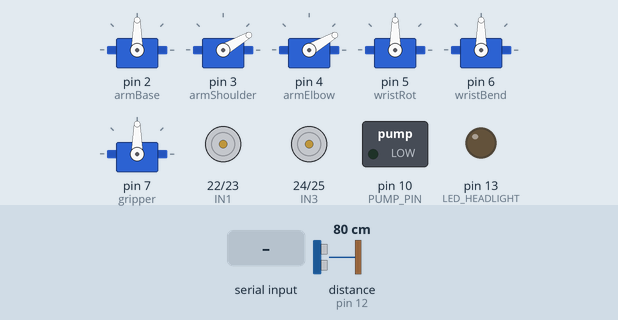
Recording of a sketch running on a simulated Arduino Mega 2560, built with avr-gcc and run on an emulated ATmega2560. Shown: 6 × servo, motor-driver pin pairs drawn as motors (green arrow = first pin HIGH = forward, orange = second pin HIGH = backward, longer = more drive, scaled by the enable pin), switched loads named in the sketch (green lamp = pin HIGH), output pins drawn as LEDs (lit = HIGH). Wiring (inferred from the names in the program): ultrasonic range finder: trigger pin 11; echo pin 12. The inputs (shaded band) are chosen by the test bench; at power-on: distance to the obstacle (sensor on pin 12) 80 cm. The echo pulse lasts 58.3 µs per cm; pins used as bus, display or sensor lines are not drawn.

Above: at 1.2 s.
1.3 s: distance to the obstacle (sensor on pin 12) set to 33 cm
2.8 s: distance to the obstacle (sensor on pin 12) set to 27 cm
At 4.2 s:
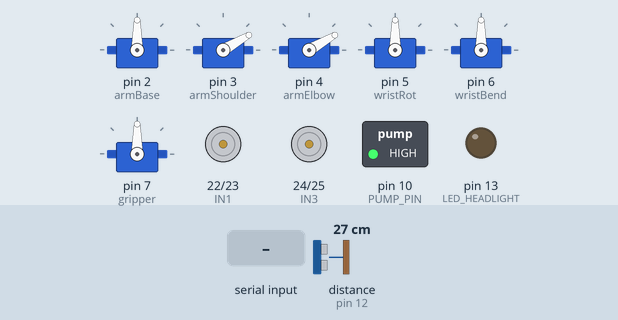
5.8 s: "F" received over Serial
8.3 s: "B" received over Serial
10.3 s: "L" received over Serial
12.3 s: "R" received over Serial
Timing chart, 0 to 15.3 s (numbered marks = the images above; inputs shaded):
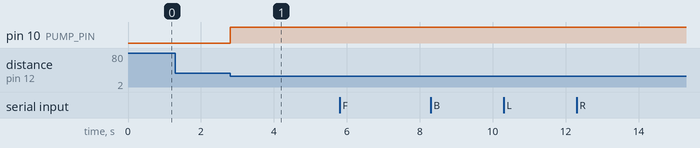

Measured:
- the behaviour switches between 31 and 30 cm on distance to the obstacle (sensor on pin 12) (found by bisection; images 0 and 1)
- after the input at 1.3 s, every drawn part: stays the same
- after the input at 2.8 s, pin 10 (PUMP_PIN): LOW → HIGH at once

The sketch:

4_wheeler_robot.ino
```cpp
#include <Servo.h>

// --- Motor Driver Pins (L298N) ---
#define IN1 22   // Left Front Forward
#define IN2 23   // Left Front Backward
#define IN3 24   // Right Front Forward
#define IN4 25   // Right Front Backward
#define ENA 8    // Left Speed (PWM)
#define ENB 9    // Right Speed (PWM)

// --- Robotic Arm Servos ---
Servo armBase;      // D2
Servo armShoulder;  // D3
Servo armElbow;     // D4
Servo wristRot;     // D5
Servo wristBend;    // D6
Servo gripper;      // D7

// --- Cleaning & Sensors ---
#define PUMP_PIN 10     // Water Jet Nozzle
#define TRIG_PIN 11     // Ultrasonic Trig
#define ECHO_PIN 12     // Ultrasonic Echo
#define LED_HEADLIGHT 13

// --- Settings ---
#define SPEED_FAST 180
#define SPEED_SLOW 120
#define OBSTACLE_DIST 30

void setup() {
  Serial.begin(9600); // Bluetooth/USB Command Link

  // Motors
  pinMode(IN1, OUTPUT); pinMode(IN2, OUTPUT);
  pinMode(IN3, OUTPUT); pinMode(IN4, OUTPUT);
  pinMode(ENA, OUTPUT); pinMode(ENB, OUTPUT);

  // Tools
  pinMode(PUMP_PIN, OUTPUT);
  pinMode(TRIG_PIN, OUTPUT);
  pinMode(ECHO_PIN, INPUT);
  pinMode(LED_HEADLIGHT, OUTPUT);

  // Arm
  armBase.attach(2);
  armShoulder.attach(3);
  armElbow.attach(4);
  wristRot.attach(5);
  wristBend.attach(6);
  gripper.attach(7);

  stowArm(); // Reset arm to safe position
  digitalWrite(PUMP_PIN, LOW);
}

void loop() {
  // 1. Autonomous Obstacle Check
  long dist = readDistance();
  if (dist > 0 && dist < OBSTACLE_DIST) {
    stopMoving();
    // Use water jet if blockage is detected close
    digitalWrite(PUMP_PIN, HIGH);
    delay(2000);
    digitalWrite(PUMP_PIN, LOW);
  }

  // 2. Remote Command Processing (from AI/Manual)
  if (Serial.available()) {
    char cmd = Serial.read();
    executeCommand(cmd);
  }
}

void executeCommand(char cmd) {
  switch (cmd) {
    // Movement
    case 'F': move(SPEED_FAST, SPEED_FAST); break;
    case 'B': move(-SPEED_FAST, -SPEED_FAST); break;
    case 'L': move(-SPEED_SLOW, SPEED_SLOW); break;
    case 'R': move(SPEED_SLOW, -SPEED_SLOW); break;
    case 'S': stopMoving(); break;

    // Arm Operations
    case 'G': grabSequence(); break; // Pickup trash
    case 'D': dropSequence(); break; // Drop trash
    case 'H': digitalWrite(LED_HEADLIGHT, !digitalRead(LED_HEADLIGHT)); break;
  }
}

void move(int left, int right) {
  if (left > 0) { digitalWrite(IN1, HIGH); digitalWrite(IN2, LOW); }
  else { digitalWrite(IN1, LOW); digitalWrite(IN2, HIGH); }
  analogWrite(ENA, abs(left));

  if (right > 0) { digitalWrite(IN3, HIGH); digitalWrite(IN4, LOW); }
  else { digitalWrite(IN3, LOW); digitalWrite(IN4, HIGH); }
  analogWrite(ENB, abs(right));
}

void stopMoving() {
  digitalWrite(IN1, LOW); digitalWrite(IN2, LOW);
  digitalWrite(IN3, LOW); digitalWrite(IN4, LOW);
  analogWrite(ENA, 0); analogWrite(ENB, 0);
}

long readDistance() {
  digitalWrite(TRIG_PIN, LOW); delayMicroseconds(2);
  digitalWrite(TRIG_PIN, HIGH); delayMicroseconds(10);
  digitalWrite(TRIG_PIN, LOW);
  return pulseIn(ECHO_PIN, HIGH) * 0.034 / 2;
}

void stowArm() {
  armBase.write(90); armShoulder.write(30); armElbow.write(30);
  wristRot.write(90); wristBend.write(90); gripper.write(90);
}

void grabSequence() {
  gripper.write(160); // Open
  armShoulder.write(120); armElbow.write(140); // Reach down
  delay(1000);
  gripper.write(40); // Close
  delay(500);
  stowArm(); // Lift
}

void dropSequence() {
  armBase.write(180); // Rotate to bin
  delay(500);
  gripper.write(160); // Drop
  delay(500);
  stowArm();
}
```
